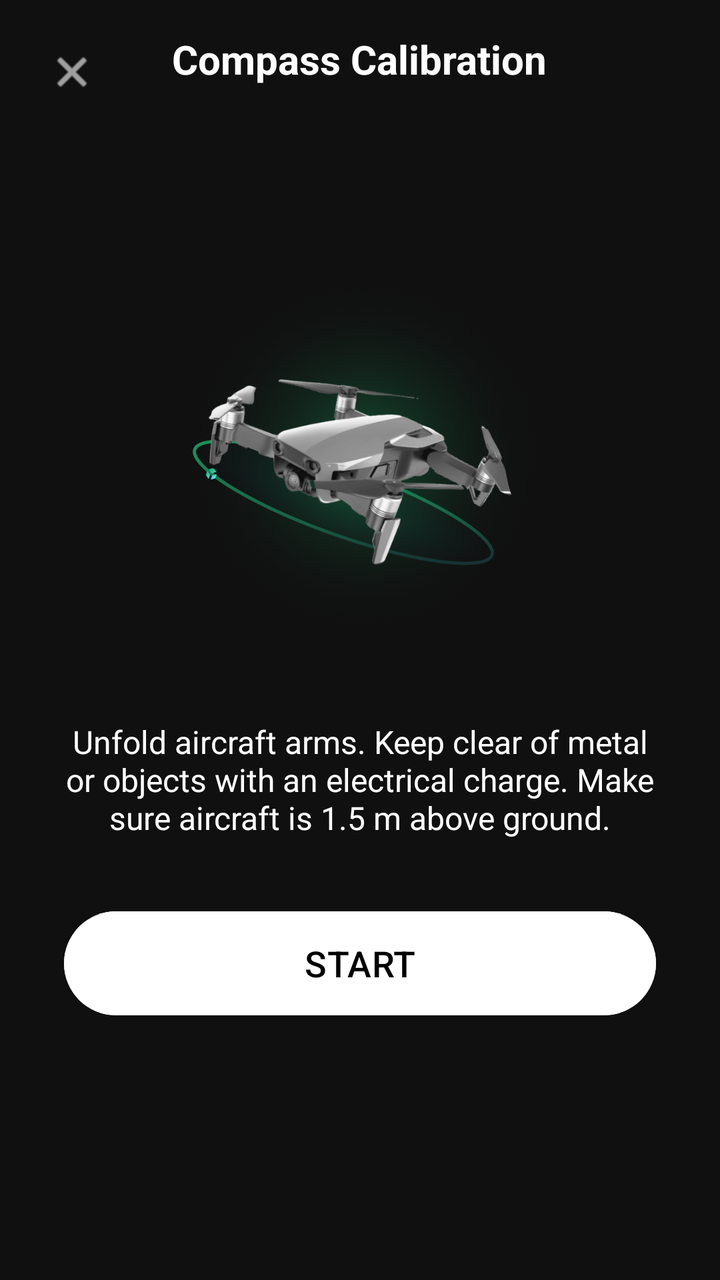
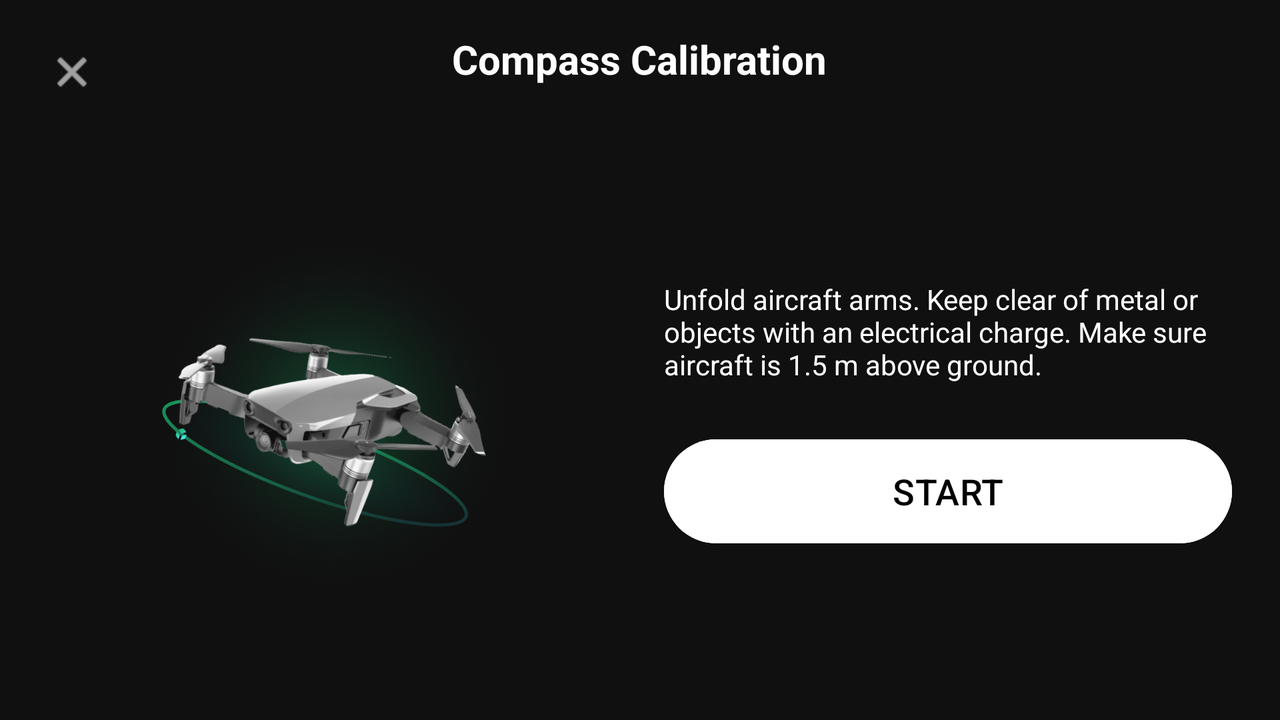

The same Android screen from two of the app's own layout files: first res/layout/ as a phone draws it, then the repository's variant for another configuration, drawn on a device whose configuration selects that folder. Both files follow.
<!-- AndroidManifest.xml: application theme Theme.EagleEyeAndroid -->
<!-- res/layout/fragment_compass_calibration.xml -->
<?xml version="1.0" encoding="utf-8"?>
<FrameLayout xmlns:android="http://schemas.android.com/apk/res/android"
    android:layout_width="match_parent"
    android:layout_height="match_parent"
    android:background="@color/background_black">

    
    <ImageView
        android:id="@+id/closeBtn"
        android:layout_width="40dp"
        android:layout_height="40dp"
        android:layout_margin="16dp"
        android:src="@android:drawable/ic_menu_close_clear_cancel"
        android:tint="@color/white"
        android:padding="8dp"
        android:contentDescription="Close"/>

    
    <TextView
        android:layout_width="wrap_content"
        android:layout_height="wrap_content"
        android:text="Compass Calibration"
        android:textColor="@color/white"
        android:textSize="20sp"
        android:textStyle="bold"
        android:layout_gravity="top|center_horizontal"
        android:layout_marginTop="16dp"/>

    
    <LinearLayout
        android:layout_width="match_parent"
        android:layout_height="match_parent"
        android:orientation="vertical"
        android:gravity="center"
        android:padding="32dp">

        
        <ImageView
            android:id="@+id/droneIllustration"
            android:layout_width="200dp"
            android:layout_height="200dp"
            android:src="@drawable/big_drone_green"
            android:layout_marginBottom="32dp"
            android:contentDescription="Drone"/>

        
        <TextView
            android:id="@+id/calibrationInstructions"
            android:layout_width="match_parent"
            android:layout_height="wrap_content"
            android:text="Unfold aircraft arms. Keep clear of metal or objects with an electrical charge. Make sure aircraft is 1.5 m above ground."
            android:textColor="@color/white"
            android:textSize="16sp"
            android:gravity="center"
            android:layout_marginBottom="32dp"/>

        
        <Button
            android:id="@+id/startCalibrationBtn"
            android:layout_width="match_parent"
            android:layout_height="60dp"
            android:text="START"
            android:textSize="18sp"
            android:backgroundTint="@color/white"
            android:textColor="@color/black"/>

        
        <TextView
            android:id="@+id/calibrationStatus"
            android:layout_width="match_parent"
            android:layout_height="wrap_content"
            android:text=""
            android:textColor="@color/uxsdk_yellow"
            android:textSize="14sp"
            android:gravity="center"
            android:layout_marginTop="16dp"
            android:visibility="gone"/>

    </LinearLayout>

</FrameLayout>
<!-- resources referenced by this layout -->
<resources>
  <color name="background_black">#101010</color>
  <color name="black">#000000</color>
  <color name="uxsdk_yellow">#FFC000</color>
  <color name="white">#FFFFFF</color>
  <!-- drawable big_drone_green: png bitmap (drawable, 533591 bytes) -->
  <!-- from res/values-v27/ -->
  <style name="Theme.EagleEyeAndroid" parent="Theme.Material3.Dark.NoActionBar">
          <item name="android:statusBarColor">@android:color/transparent</item>
          <item name="android:navigationBarColor">@android:color/transparent</item>
          <item name="android:windowLightStatusBar">false</item>
          <item name="android:windowLightNavigationBar">false</item>
  
          
          <item name="colorPrimary">@color/primary1</item>
          <item name="colorOnPrimary">@color/white</item>
          <item name="colorPrimaryContainer">@color/primary2</item>
          <item name="colorOnPrimaryContainer">@color/white</item>
  
          <item name="colorSecondary">@color/secondary1</item>
          <item name="colorOnSecondary">@color/white</item>
          <item name="colorSecondaryContainer">@color/secondary2</item>
          <item name="colorOnSecondaryContainer">@color/white</item>
  
          <item name="colorSurface">@color/background1</item>
          <item name="colorOnSurface">@color/text_primary</item>
          <item name="colorSurfaceVariant">@color/background2</item>
          <item name="colorOnSurfaceVariant">@color/text_primary</item>
  
          <item name="android:colorBackground">@color/background_color</item>
          <item name="colorOnBackground">@color/text_primary</item>
  
          
          <item name="materialButtonStyle">@style/Widget.App.Button</item>
      </style>
  <color name="primary1">#1DA0FF</color>
  <color name="primary2">#0084FF</color>
  <color name="secondary1">#454545</color>
  <color name="secondary2">#393939</color>
  <color name="background1">#262626</color>
  <color name="text_primary">#DBDBDC</color>
  <color name="background2">#1F1E23</color>
  <color name="background_color">#141416</color>
  <!-- from res/values-v27/ -->
  <style name="Widget.App.Button" parent="Widget.Material3.Button">
          <item name="backgroundTint">@null</item> 
          <item name="android:textColor">@color/white</item>
      </style>
</resources>
<!-- res/layout-land/fragment_compass_calibration.xml (the repository's variant of the layout above) -->
<!-- drawn on the phone turned sideways -->
<?xml version="1.0" encoding="utf-8"?>
<FrameLayout xmlns:android="http://schemas.android.com/apk/res/android"
    android:layout_width="match_parent"
    android:layout_height="match_parent"
    android:background="@color/background_black">

    
    <ImageView
        android:id="@+id/closeBtn"
        android:layout_width="40dp"
        android:layout_height="40dp"
        android:layout_margin="16dp"
        android:src="@android:drawable/ic_menu_close_clear_cancel"
        android:tint="@color/white"
        android:padding="8dp"
        android:contentDescription="Close"/>

    
    <TextView
        android:layout_width="wrap_content"
        android:layout_height="wrap_content"
        android:text="Compass Calibration"
        android:textColor="@color/white"
        android:textSize="20sp"
        android:textStyle="bold"
        android:layout_gravity="top|center_horizontal"
        android:layout_marginTop="16dp"/>

    
    <LinearLayout
        android:layout_width="match_parent"
        android:layout_height="match_parent"
        android:orientation="horizontal"
        android:gravity="center"
        android:padding="24dp"
        android:layout_marginTop="56dp">

        
        <LinearLayout
            android:layout_width="0dp"
            android:layout_height="match_parent"
            android:layout_weight="1"
            android:orientation="vertical"
            android:gravity="center"
            android:layout_marginEnd="24dp">

            <ImageView
                android:id="@+id/droneIllustration"
                android:layout_width="match_parent"
                android:layout_height="200dp"
                android:src="@drawable/big_drone_green"
                android:adjustViewBounds="true"
                android:scaleType="fitCenter"
                android:contentDescription="Drone"/>

        </LinearLayout>

        
        <LinearLayout
            android:layout_width="0dp"
            android:layout_height="wrap_content"
            android:layout_weight="1"
            android:orientation="vertical"
            android:gravity="center_vertical">

            
            <TextView
                android:id="@+id/calibrationInstructions"
                android:layout_width="match_parent"
                android:layout_height="wrap_content"
                android:text="Unfold aircraft arms. Keep clear of metal or objects with an electrical charge. Make sure aircraft is 1.5 m above ground."
                android:textColor="@color/white"
                android:textSize="14sp"
                android:layout_marginBottom="24dp"/>

            
            <Button
                android:id="@+id/startCalibrationBtn"
                android:layout_width="match_parent"
                android:layout_height="60dp"
                android:text="START"
                android:textSize="18sp"
                android:backgroundTint="@color/white"
                android:textColor="@color/black"/>

            
            <TextView
                android:id="@+id/calibrationStatus"
                android:layout_width="match_parent"
                android:layout_height="wrap_content"
                android:text=""
                android:textColor="@color/uxsdk_yellow"
                android:textSize="14sp"
                android:gravity="center"
                android:layout_marginTop="16dp"
                android:visibility="gone"/>

        </LinearLayout>

    </LinearLayout>

</FrameLayout>
